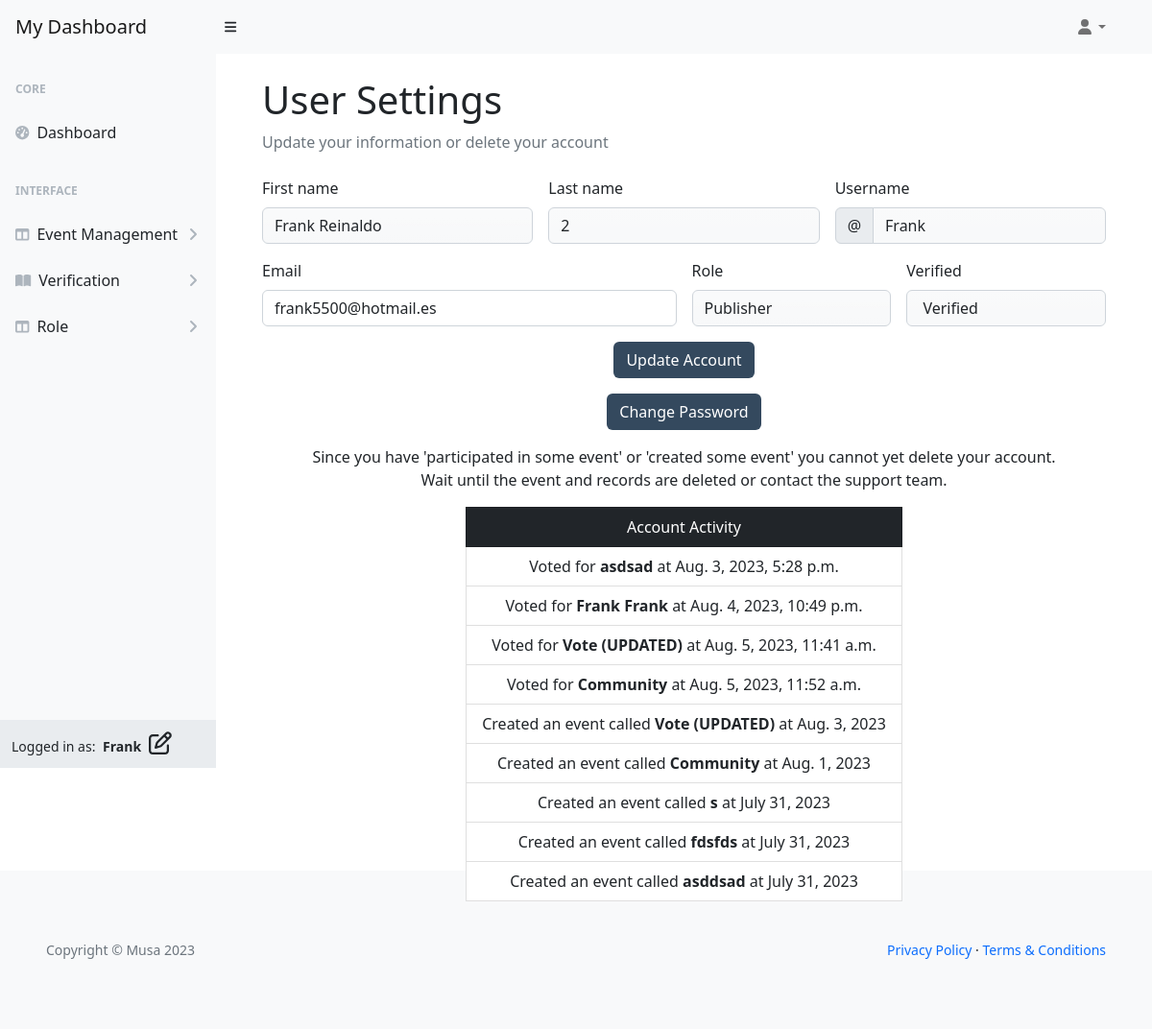
/user/settings/ (signed in), run on an earlier commit of the app's database.
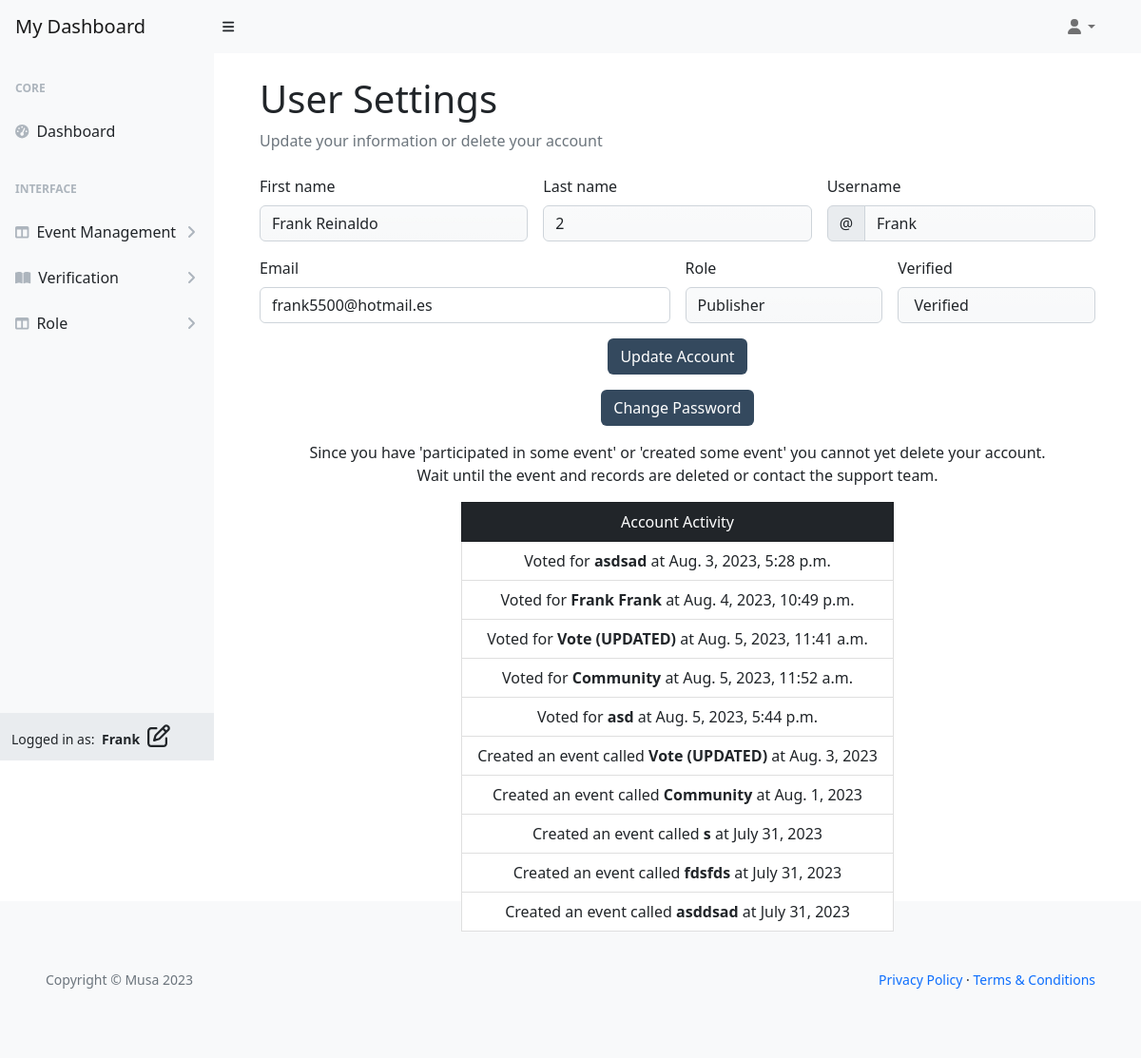
And on a later commit of the database.
### musa/models.py (models this page shows, shortened)
class UserProfile(AbstractUser):
    verified = models.BooleanField(default=False)
    role = models.IntegerField(choices=ROLES, default=0)
    user_card = models.ManyToManyField(
        'vote_management.VoteCard', through='vote_management.VoteRecord', related_name='user_cards')
    class Meta:
        ordering = ['username']

### vote_management/models.py (models this page shows, shortened)
class VoteRecord(models.Model):
    voter = models.ForeignKey(
        'musa.UserProfile', on_delete=models.CASCADE, related_name="voter_record")
    vote_card = models.ForeignKey(
        VoteCard, on_delete=models.CASCADE, related_name="votecard_record")
    elected_person = models.ForeignKey('ElectedPerson',
                                       on_delete=models.CASCADE,
                                       related_name="elected_record")
    timestamp = models.DateTimeField(auto_now_add=True)
    class Meta:
        ordering = ['timestamp']

class VoteCard(models.Model):
    title = models.CharField(max_length=20, unique=True)
    slug = models.SlugField(max_length=200, unique=True)
    author = models.ForeignKey(
        'musa.UserProfile', on_delete=models.CASCADE, related_name="card_author")
    category = models.ForeignKey(
        Category, on_delete=models.CASCADE, related_name="categories")
    mission = models.CharField(max_length=20)
    location = models.CharField(max_length=20)
    description = models.TextField(max_length=258)
    expire = models.DateField()
    event_image = CloudinaryField('image', default='placeholder')
    vote_record = models.ManyToManyField('musa.UserProfile', through='VoteRecord',
                                         related_name='user_votes', blank=True)
    candidates = models.ManyToManyField('ElectedPerson', related_name='vote_cards',
                                        blank=True)
    status = models.IntegerField(choices=STATUS, default=0)
    excerpt = models.TextField(blank=True)
    type = models.IntegerField(choices=CARD_TYPE, default=0)
    created_on = models.DateField(auto_now_add=True)
    class Meta:
        ordering = ['-created_on']
    def __str__(self):
        return self.title

### user_profile/views.py (the view, shortened to what this page needs)
# urls.py: path('user/settings/', UserSettings.as_view(),
class UserSettings(UpdateView):
    model = UserProfile
    form_class = UserProfileForm
    template_name = 'backend/user-dashboard/settings.html'
    context_object_name = 'user_settings'
    def get_object(self, queryset=None):
        return self.request.user

### user_profile/views.py
class UserProfileForm(forms.ModelForm):
    class Meta:
        model = UserProfile
        fields = ['first_name', 'last_name', 'email']

### templates/backend/user-dashboard/settings.html (shortened to what this page needs)
{% extends "backend/user-dashboard/base.html" %}
{% load i18n %}
{% block content%}
<div id="layoutSidenav_content">
    <main>
        <div class="container-fluid px-5">
            <h1 class="mt-4">User Settings</h1>
            <ol class="breadcrumb mb-4">
                <li class="breadcrumb-item active">Update your information or delete your account</li>
            </ol>
            <form class="row g-3 needs-validation" method="POST" action="{% url 'user_settings' %}" novalidate>
                {% if user_settings.role == 0 %}
                <div class="col-md-4">
                    <label for="validationCustom01" class="form-label">First name</label>
                    <input type="text" class="form-control" id="validationCustom01"
                        value="{{ user_settings.first_name}}" name="first_name" required>
                    <div class="valid-feedback">
                        Looks good!
                    </div>
                </div>
                <div class="col-md-4">
                    <label for="validationCustom02" class="form-label">Last name</label>
                    <input type="text" class="form-control" id="validationCustom02" value="{{ user_settings.last_name}}"
                        name="last_name" required>
                    <div class="valid-feedback">
                        Looks good!
                    </div>
                </div>
                {% else %}
                <div class="col-md-4">
                    <label for="validationCustom01" class="form-label">First name</label>
                    <input type="text" class="form-control bg-light bg-gradient" id="validationCustom01"
                        value="{{ user_settings.first_name}}" name="first_name" readonly required>
                </div>
                <div class="col-md-4">
                    <label for="validationCustom02" class="form-label">Last name</label>
                    <input type="text" class="form-control bg-light bg-gradient" id="validationCustom02"
                        value="{{ user_settings.last_name}}" name="last_name" readonly required>
                </div>
                {% endif %}
                <div class="col-md-4">
                    <label for="validationCustomUsername" class="form-label">Username</label>
                    <div class="input-group has-validation">
                        <span class="input-group-text" id="inputGroupPrepend">@</span>
                        <input type="text" value="{{ user_settings.username}}" class="form-control bg-light bg-gradient"
                            id="validationCustomUsername" name="username" aria-describedby="inputGroupPrepend" readonly
                            required>
                    </div>
                </div>
                <div class="col-md-6">
                    <label for="validationCustom03" class="form-label">Email</label>
                    <input type="email" value="{{ user_settings.email}}"
                        class="form-control {% if form.errors.email %}is-invalid{% endif %}" id="validationCustom03"
                        name="email" required>
                </div>
                <div class="col-md-3">
                    <label for="validationCustom04" class="form-label">Role</label>
                    <input type="text" value="{{ user_settings.get_role_display}}" name="role"
                        class="form-control bg-light bg-gradient" id="validationCustom04" required readonly>
                </div>
                <div class="col-md-3">
                    <label for="validationCustom05" class="form-label">Verified</label>
                    <input type="text"
                        value="{% if user_settings.verified == 1 %} Verified {% else %} Not verified {% endif %}"
                        name="verified" class="form-control bg-light bg-gradient" id="validationCustom05" required
                        readonly>
                </div>
                <div class="col-12 text-center">
                    <button class="btn btn-primary-blue" type="submit">Update Account</button>
                </div>
                <div class="col-12 text-center">
                    <a class="btn btn-primary-blue" href="{% url 'user_change' %}">Change Password</a>
                </div>
                {% if user_settings.user_votes.all or user_settings.card_author.exists %}
                <div class="col-12 text-center">
                    <p>Since you have 'participated in some event' or 'created some event' you cannot yet delete your
                        account.<br>
                        Wait until the event and records are deleted or contact the support team.
                    </p>
                    <ul class="list-group d-inline-block">
                        <li class="list-group-item bg-dark text-white" aria-current="true">Account Activity</li>
                        {% for voter in user_settings.voter_record.all %}
                        <li class="list-group-item">Voted for <strong>{{ voter.vote_card }} </strong>at
                            {{ voter.timestamp }}</li>
                        {% endfor %}
                        {% for card in user_settings.card_author.all %}
                        <li class="list-group-item">Created an event called <strong>{{ card.title }} </strong>at
                            {{ card.created_on }}</li>
                        {% endfor %}
                    </ul>
                </div>
                {% else %}
                <div class="col-12 text-center">
                    <a class="btn btn-danger" href="{% url 'user_delete' %}">Delete Account</a>
                </div>
                {% endif %}
            </form>
        </div>
    </main>
</div>
{% endblock %}

### templates/backend/user-dashboard/base.html (shortened to what this page needs)
{% load static %}
{% now "Y-m-d" as current_date %}
<!DOCTYPE html>
<html lang="en">
<head>
    <link href="https://cdn.jsdelivr.net/npm/simple-datatables@7.1.2/dist/style.min.css" rel="stylesheet" />
    <link href="{% static 'user/css/styles.css' %}" rel="stylesheet" />
    <link href="{% static 'custom/css/style.css' %}" rel="stylesheet" />
</head>
<body class="sb-nav-fixed">
    <nav class="sb-topnav navbar navbar-expand navbar-light bg-light">
        <a class="navbar-brand ps-3" href="{% url 'user_dashboard' %}">My Dashboard</a>
        <button class="btn btn-link btn-sm order-1 order-lg-0 me-4 me-lg-0" id="sidebarToggle" href="#!"><i
                class="fas fa-bars"></i></button>
        <div class="d-md-inline-block form-inline ms-auto me-0 me-md-3 my-2 my-md-0">
            <ul class="navbar-nav ms-auto ms-md-0 me-3 me-lg-4">
                <li class="nav-item dropdown">
                    <a class="nav-link dropdown-toggle" id="navbarDropdown" href="#" role="button"
                        data-bs-toggle="dropdown" aria-expanded="false"><i class="fas fa-user fa-fw"></i></a>
                </li>
            </ul>
        </div>
    </nav>
    <div id="layoutSidenav">
        <div id="layoutSidenav_nav">
            <nav class="sb-sidenav accordion sb-sidenav-light" id="sidenavAccordion">
                <div class="sb-sidenav-menu">
                    <div class="nav">
                        <div class="sb-sidenav-menu-heading">Core</div>
                        <a class="nav-link" href="{% url 'user_dashboard' %}">
                            <div class="sb-nav-link-icon"><i class="fas fa-tachometer-alt"></i></div>
                            Dashboard
                        </a>
                        <div class="sb-sidenav-menu-heading">Interface</div>
                        <a class="nav-link collapsed" href="#" data-bs-toggle="collapse"
                            data-bs-target="#collapseLayouts" aria-expanded="false" aria-controls="collapseLayouts">
                            <div class="sb-nav-link-icon"><i class="fas fa-columns"></i></div>
                            Event Management
                            <div class="sb-sidenav-collapse-arrow"><i class="fas fa-angle-down"></i></div>
                        </a>
                        <a class="nav-link collapsed" href="#" data-bs-toggle="collapse" data-bs-target="#collapsePages"
                            aria-expanded="false" aria-controls="collapsePages">
                            <div class="sb-nav-link-icon"><i class="fas fa-book-open"></i></div>
                            Verification
                            <div class="sb-sidenav-collapse-arrow"><i class="fas fa-angle-down"></i></div>
                        </a>
                        <a class="nav-link collapsed" href="#" data-bs-toggle="collapse" data-bs-target="#collapseRole"
                            aria-expanded="false" aria-controls="collapseRole">
                            <div class="sb-nav-link-icon"><i class="fas fa-columns"></i></div>
                            Role
                            <div class="sb-sidenav-collapse-arrow"><i class="fas fa-angle-down"></i></div>
                        </a>
                    </div>
                </div>
                <div class="sb-sidenav-footer">
                    <div class="small">Logged in as:
                        <span class="px-1"><strong>{{ request.user.username }}
                                {% if request.user.role == 0 %}
                                <i class="fa-regular fa-user px-1 fs-4 text"></i>
                                {% elif request.user.role == 1 %}
                                <i class="fa-regular fa-pen-to-square px-1 fs-4 text"></i>
                                {% endif %}
                            </strong>
                        </span>
                    </div>
                </div>
            </nav>
        </div>
        {% block content %}
        {% endblock content %}
    </div>
    <footer class="py-4 bg-light mt-4">
        <div class="container-fluid p-5">
            <div class="d-flex align-items-center justify-content-between small">
                <div class="text-muted">Copyright &copy; Musa 2023</div>
                <div>
                    <a href="#">Privacy Policy</a>
                    &middot;
                    <a href="#">Terms &amp; Conditions</a>
                </div>
            </div>
        </div>
    </footer>
</body>
</html>

### static/custom/css/style.css (style rules this page uses)
a { text-decoration: none; }
input { border: none; }
.list-group { border-radius: 0; }
.btn-primary-blue { background-color: #34495e; color: white; transition: 0.3s; }

What changed in the data, as far as the page shows it:
added VoteRecord: vote_card "asd", timestamp "Aug. 5, 2023, 5:44 p.m."
